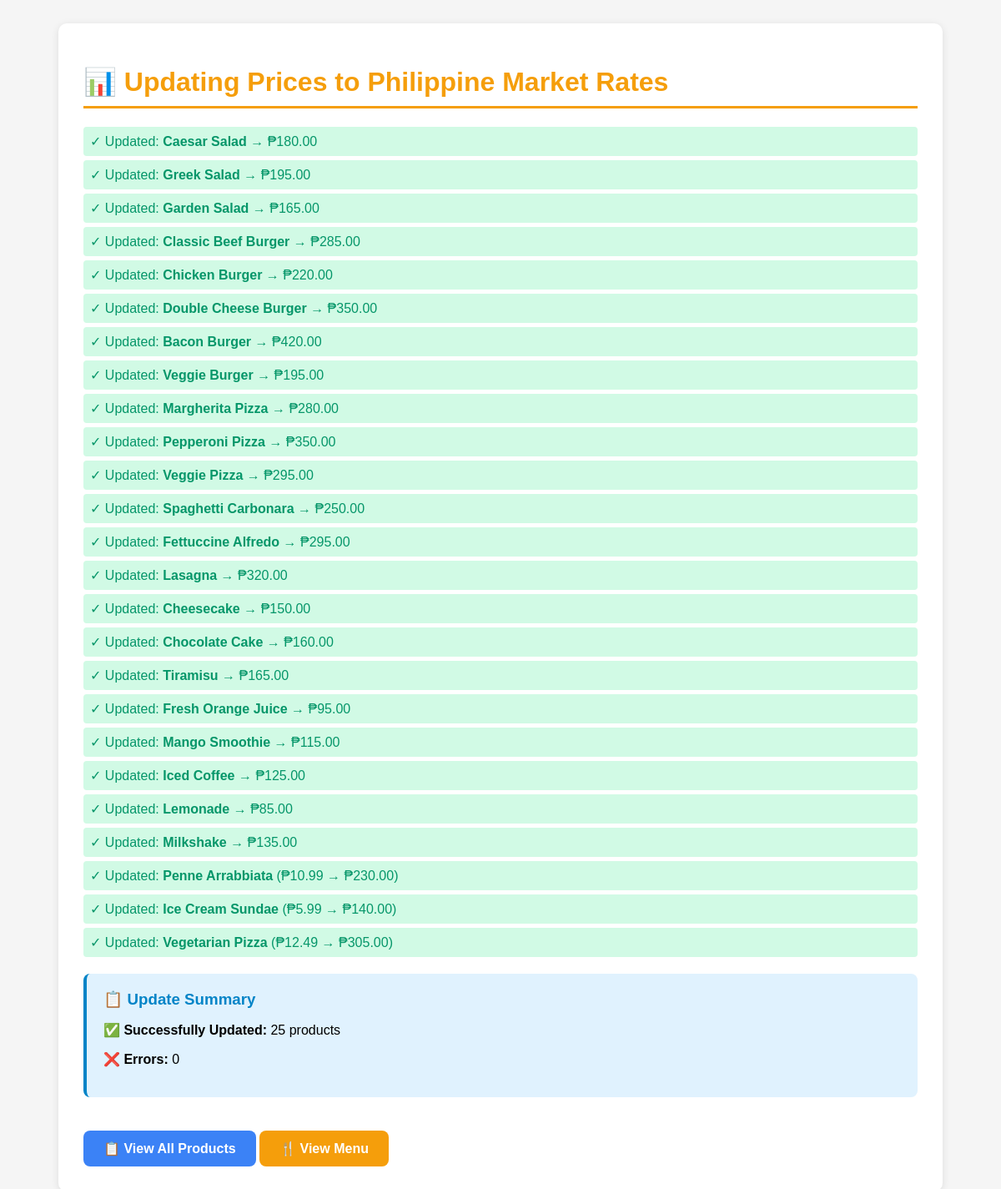
Screenshot of /update_all_prices.php with the database file from the repository.
### tables this page shows
CREATE TABLE IF NOT EXISTS food_items (
    id INT AUTO_INCREMENT PRIMARY KEY,
    category_id INT NOT NULL,
    name VARCHAR(100) NOT NULL,
    description TEXT,
    price DECIMAL(10, 2) NOT NULL,
    image VARCHAR(255),
    is_available TINYINT(1) DEFAULT 1,
    is_featured TINYINT(1) DEFAULT 0,
    created_at TIMESTAMP DEFAULT CURRENT_TIMESTAMP,
    updated_at TIMESTAMP DEFAULT CURRENT_TIMESTAMP ON UPDATE CURRENT_TIMESTAMP,
    FOREIGN KEY (category_id) REFERENCES categories(id) ON DELETE CASCADE
);

CREATE TABLE IF NOT EXISTS categories (
    id INT AUTO_INCREMENT PRIMARY KEY,
    name VARCHAR(50) NOT NULL,
    description TEXT,
    image VARCHAR(255),
    is_active TINYINT(1) DEFAULT 1,
    created_at TIMESTAMP DEFAULT CURRENT_TIMESTAMP
);

### update_all_prices.php (the view, shortened to what this page needs)
<?php
require_once 'db.php';
echo "<!DOCTYPE html>";
echo "<html><head>";
echo "</head><body>";
echo "<div class='container'>";
echo "<h1>📊 Updating Prices to Philippine Market Rates</h1>";
$category_prices = [
    'Burgers' => ['min' => 180, 'max' => 450],
    'Pizza' => ['min' => 280, 'max' => 650],
    'Pasta' => ['min' => 220, 'max' => 420],
    'Salads' => ['min' => 150, 'max' => 280],
    'Desserts' => ['min' => 120, 'max' => 280],
    'Drinks' => ['min' => 80, 'max' => 195]
];
$product_prices = [
    'Caesar Salad' => 180.00,
    'Greek Salad' => 195.00,
    'Garden Salad' => 165.00,
    'Classic Beef Burger' => 285.00,
    'Chicken Burger' => 220.00,
    'Double Cheese Burger' => 350.00,
    'Bacon Burger' => 420.00,
    'Veggie Burger' => 195.00,
    'Margherita Pizza' => 280.00,
    'Pepperoni Pizza' => 350.00,
    'Veggie Pizza' => 295.00,
    'Spaghetti Carbonara' => 250.00,
    'Fettuccine Alfredo' => 295.00,
    'Lasagna' => 320.00,
    'Cheesecake' => 150.00,
    'Chocolate Cake' => 160.00,
    'Tiramisu' => 165.00,
    'Fresh Orange Juice' => 95.00,
    'Mango Smoothie' => 115.00,
    'Iced Coffee' => 125.00,
    'Lemonade' => 85.00,
    'Milkshake' => 135.00
];
$success_count = 0;
$error_count = 0;
$not_found = [];
foreach ($product_prices as $product_name => $price) {
    $safe_name = mysqli_real_escape_string($conn, $product_name);
    $query = "UPDATE food_items SET price = $price WHERE name = '$safe_name'";
    if (mysqli_query($conn, $query)) {
        $affected = mysqli_affected_rows($conn);
        if ($affected > 0) {
            $success_count++;
            echo "<div class='success'>✓ Updated: <strong>$product_name</strong> → ₱" . number_format($price, 2) . "</div>";
        } else {
            $not_found[] = $product_name;
        }
    } else {
        $error_count++;
        echo "<div class='error'>✗ Error updating $product_name: " . mysqli_error($conn) . "</div>";
    }
}
$query = "SELECT f.id, f.name, f.price, c.name as category
          FROM food_items f
          LEFT JOIN categories c ON f.category_id = c.id";
$result = mysqli_query($conn, $query);
if ($result) {
    while ($row = mysqli_fetch_assoc($result)) {
        if (isset($product_prices[$row['name']])) {
            continue;
        }
        $category = $row['category'];
        $current_price = floatval($row['price']);
        $new_price = $current_price;
        if (isset($category_prices[$category])) {
            $range = $category_prices[$category];
            if ($current_price < $range['min']) {
                $new_price = $range['min'] + rand(0, 50);
            }
            elseif ($current_price < 50 || $current_price > $range['max']) {
                if ($current_price < 50) {
                    $new_price = $current_price * 25;
                    $new_price = max($range['min'], min($range['max'], $new_price));
                }
            }
        }
        $new_price = round($new_price / 5) * 5;
        if ($new_price != $current_price) {
            $update_query = "UPDATE food_items SET price = $new_price WHERE id = " . $row['id'];
            if (mysqli_query($conn, $update_query)) {
                $success_count++;
                echo "<div class='success'>✓ Updated: <strong>" . $row['name'] . "</strong> (₱" . number_format($current_price, 2) . " → ₱" . number_format($new_price, 2) . ")</div>";
            }
        }
    }
}
echo "<div class='summary'>";
echo "<h3 style='color: #0284c7; margin: 0 0 15px 0;'>📋 Update Summary</h3>";
echo "<p><strong>✅ Successfully Updated:</strong> $success_count products</p>";
echo "<p><strong>❌ Errors:</strong> $error_count</p>";
echo "</div>";
echo "<div style='margin-top: 20px;'>";
echo "<a href='check_products.php' class='btn' style='background: #3b82f6;'>📋 View All Products</a> ";
echo "<a href='customer/menu.php' class='btn'>🍴 View Menu</a>";
echo "</div>";
echo "</div>";
echo "</body></html>";
?>

### update_all_prices.php (style rules this page uses)
body { font-family: Arial, sans-serif; padding: 20px; background: #f5f5f5; }
.container { max-width: 1000px; margin: 0 auto; background: white; padding: 30px; border-radius: 10px; box-shadow: 0 2px 10px rgba(0,0,0,0.1); }
h1 { color: #f59e0b; border-bottom: 3px solid #f59e0b; padding-bottom: 10px; }
.success { color: #059669; margin: 5px 0; padding: 8px; background: #d1fae5; border-radius: 4px; }
.summary { margin-top: 20px; padding: 20px; background: #e0f2fe; border-radius: 8px; border-left: 4px solid #0284c7; }
.btn { display: inline-block; background: #f59e0b; color: white; padding: 12px 24px; text-decoration: none; border-radius: 8px; margin-top: 20px; font-weight: bold; }

### rows the page displays
food_items: name "Penne Arrabbiata", price "10.99", category.name "230.00"
food_items: name "Ice Cream Sundae", price "5.99", category.name "140.00"
food_items: name "Vegetarian Pizza", price "12.49", category.name "305.00"

### other values shown
$product_name "Caesar Salad"
$price "180.00"
$product_name "Greek Salad"
$price "195.00"
$product_name "Garden Salad"
$price "165.00"
$product_name "Classic Beef Burger"
$price "285.00"
$product_name "Chicken Burger"
$price "220.00"
$product_name "Double Cheese Burger"
$price "350.00"
$product_name "Bacon Burger"
$price "420.00"
$product_name "Veggie Burger"
